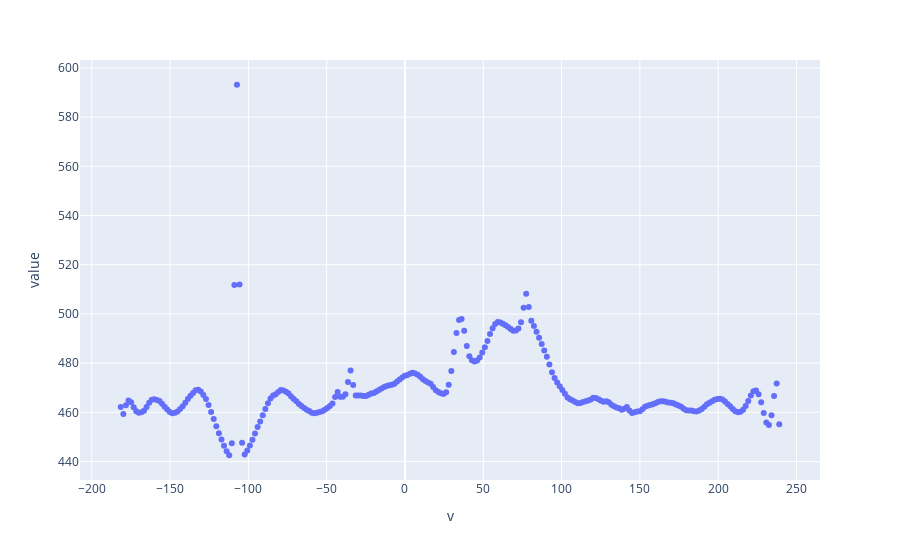

The cell this chart's notebook holds for it:
### Code cell
freqs = np.fft.fftshift(freqs)*1e-6+1420.4
lightspeed = 299792
velocities = [((1420.4-f)/1420.4)*lightspeed - v_lsr for f in freqs]
print(len(freqs),len(data),len(velocities))
df = {'value':data,'frequency':freqs, 'velocity':velocities}
fig = px.scatter(df, x="v",y="value",hover_data=["freq"])
fig.show()

### Figure 1 — Plotly figure (JSON) as saved in the notebook; plotly's stock layout.template omitted (floating-point values rounded to 4 significant figures; data arrays with more than 128 entries replaced by an {"elided": "..."} marker saying what was removed)
{"data": [{"customdata": {"elided": "256x1 float values"}, "hovertemplate": "v=%{x}<br>value=%{y}<br>freq=%{customdata[0]}<extra></extra>", "legendgroup": "", "marker": {"color": "#636efa", "symbol": "circle"}, "mode": "markers", "name": "", "orientation": "v", "showlegend": false, "type": "scatter", "x": {"elided": "256 float values"}, "xaxis": "x", "y": {"elided": "256 float values"}, "yaxis": "y"}], "layout": {"legend": {"tracegroupgap": 0}, "margin": {"t": 60}, "xaxis": {"anchor": "y", "domain": [0, 1], "title": {"text": "v"}}, "yaxis": {"anchor": "x", "domain": [0, 1], "title": {"text": "value"}}}}
